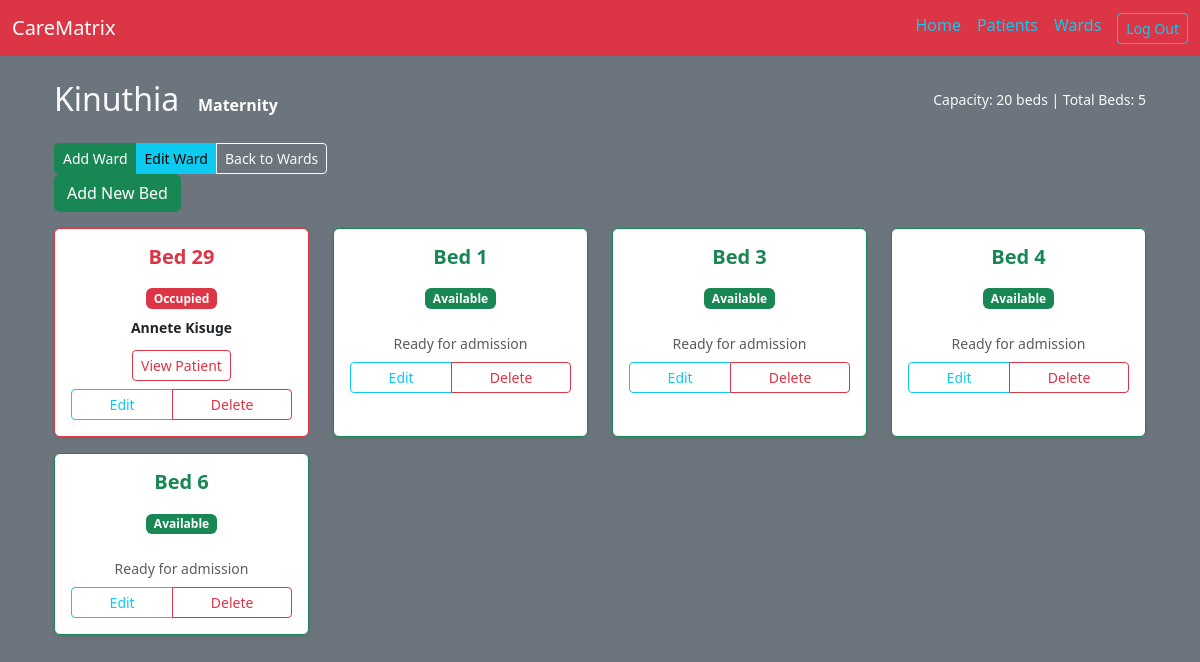
/patients/wards/1/ (signed in), run on the app's committed database.
### patients/models.py (models this page shows, shortened)
class Ward(models.Model):
    WARD_TYPES = (
        ('General', 'General'),
        ('ICU', 'ICU'),
        ('Maternity', 'Maternity'),
        ('Pediatric', 'Pediatric'),
    )
    name = models.CharField(max_length=100)
    ward_type = models.CharField(max_length=20, choices=WARD_TYPES, default='General')
    capacity = models.IntegerField(default=0)

class Bed(models.Model):
    ward = models.ForeignKey(Ward, related_name='beds', on_delete=models.CASCADE)
    bed_number = models.CharField(max_length=20)
    is_occupied = models.BooleanField(default=False)

class Patient(models.Model):
    first_name = models.CharField(max_length=50)
    last_name = models.CharField(max_length=50)
    date_of_birth = models.DateField()
    gender = models.CharField(max_length=10)
    phone = models.CharField(max_length=15)
    address = models.TextField(blank=True)
    doctor = models.CharField(blank=True, null=True, max_length=100)
    is_high_risk = models.BooleanField(default=False)
    current_bed = models.OneToOneField(Bed, null=True, blank=True, on_delete=models.SET_NULL, related_name='occupant')

### patients/views.py (the view)
# urls.py: path('wards/<int:pk>/', views.ward_detail, name='ward_detail'),
@login_required
def ward_detail(request, pk):
    ward = get_object_or_404(Ward, pk=pk)
    beds = ward.beds.all().select_related('occupant')
    return render(request, 'patients/ward_detail.html', {'ward': ward, 'beds': beds})

### patients/templates/patients/ward_detail.html (shortened to what this page needs)
{% extends "base.html" %}
{% block content %}
<div class="container mt-4">
    <div class="mt-4 pb-4">
        <div class="d-flex justify-content-between align-items-center mb-4">
            <h2 class="text-light m-0">{{ ward.name }} <span class="badge bg-secondary fs-6">{{ ward.ward_type }}</span></h2>
            <p class="text-light small m-0">Capacity: {{ ward.capacity }} beds | Total Beds: {{ ward.beds.count }}</p>
            </div>
        <div class="btn-group" role="group">
            <a href="{% url 'patients:ward_create' %}" class="btn btn-success btn-sm">Add Ward</a>
            <a href="{% url 'patients:ward_update' ward.pk %}" class="btn btn-info btn-sm">Edit Ward</a>
            <a href="{% url 'patients:ward_list' %}" class="btn btn-outline-light btn-sm">Back to Wards</a>
        </div>
         <div class="mb-3">
            <a href="{% url 'patients:bed_create' ward.pk %}" class="btn btn-success">
                 Add New Bed
            </a>
        </div>
        <div class="row">
        {% for bed in beds %}
            <div class="col-lg-3 col-md-4 col-sm-6 mb-3">
                {% if bed.is_occupied %}
                    <div class="card shadow-sm border-danger h-100">
                        <div class="card-body text-center">
                            <h5 class="card-title fw-bold text-danger mb-3">Bed {{ bed.bed_number }}</h5>
                            <span class="badge bg-danger mb-2">Occupied</span>
                            {% if bed.occupant %}
                                <p class="text-dark small mb-1 fw-bold">{{ bed.occupant.first_name }} {{ bed.occupant.last_name }}</p>
                                <a href="{% url 'patients:patient_detail' bed.occupant.id %}" class="btn btn-sm btn-outline-danger mt-2">View Patient</a>
                            {% else %}
                                <p class="text-muted small mb-0">Occupant details missing</p>
                            {% endif %}
                              <div class="mt-2 btn-group btn-group-sm w-100" role="group">
                                <a href="{% url 'patients:bed_update' bed.pk %}" class="btn btn-outline-info">Edit</a>
                                <a href="{% url 'patients:bed_delete' bed.pk %}" class="btn btn-outline-danger">Delete</a>
                            </div>
                        </div>
                    </div>
                {% else %}
                    <div class="card shadow-sm border-success h-100">
                        <div class="card-body text-center">
                            <h5 class="card-title fw-bold text-success mb-3">Bed {{ bed.bed_number }}</h5>
                            <span class="badge bg-success mb-2">Available</span>
                            <p class="text-muted small mb-0 mt-3">Ready for admission</p>
                            <div class="mt-2 btn-group btn-group-sm w-100" role="group">
                                <a href="{% url 'patients:bed_update' bed.pk %}" class="btn btn-outline-info">Edit</a>
                                <a href="{% url 'patients:bed_delete' bed.pk %}" class="btn btn-outline-danger">Delete</a>
                            </div>
                        </div>
                    </div>
                {% endif %}
            </div>
        {% empty %}
            <div class="col-12">
                <div class="alert alert-warning">No beds have been added to this ward yet.</div>
                <a href="{% url 'patients:bed_create' ward.pk %}" class="alert-link">Click to add one</a>
            </div>
        {% endfor %}
        </div>
    </div>
</div>
{% endblock %}

### data on the page
Ward: name "Kinuthia", ward_type "Maternity", capacity "20", beds.count "5"
Bed: bed_number "29", occupant.first_name "Annete", occupant.last_name "Kisuge"
Bed: bed_number "1"
Bed: bed_number "3"
Bed: bed_number "4"
Bed: bed_number "6"
